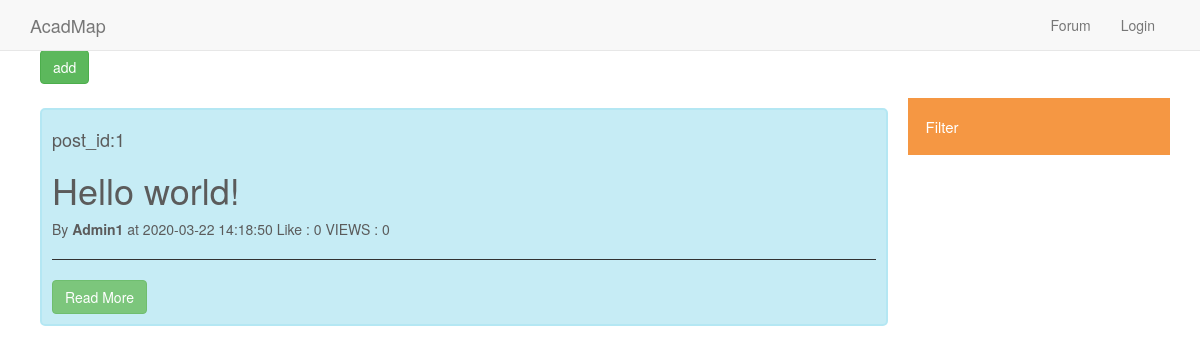
The app's page /forum_related/forum.php, older data.
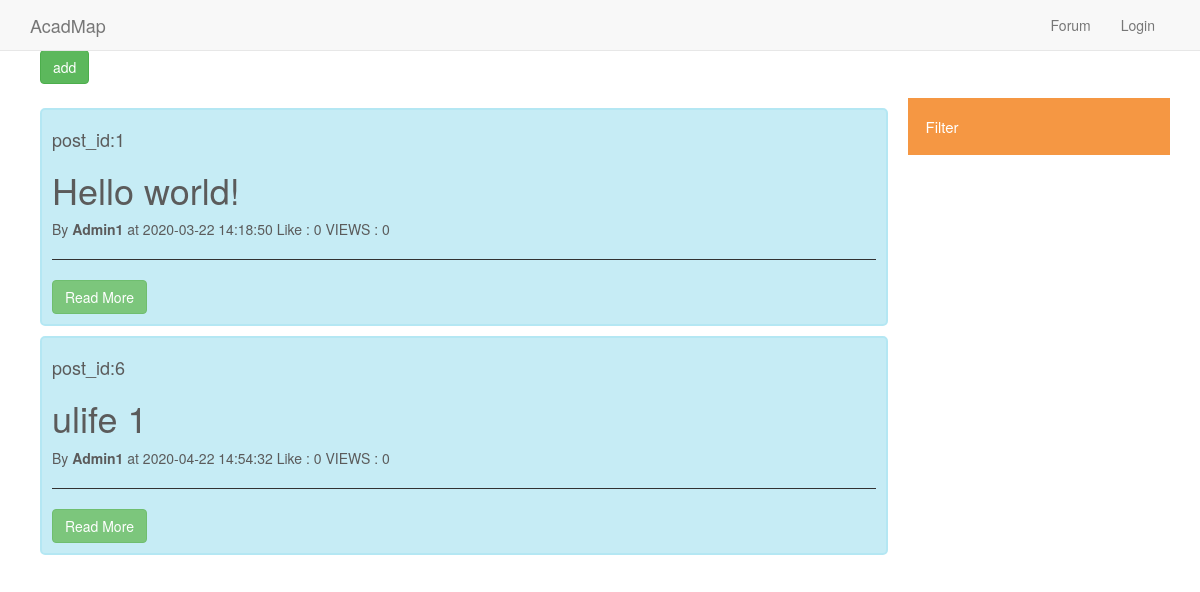
The same page, newer data.
### tables this page shows
CREATE TABLE `forum` (
  `post_id` int(8) UNSIGNED NOT NULL,
  `post_title` varchar(128) NOT NULL,
  `post_date` timestamp NOT NULL DEFAULT current_timestamp(),
  `author_id` int(8) UNSIGNED NOT NULL,
  `author_name` varchar(16) NOT NULL,
  `category` varchar(16) DEFAULT NULL,
  `like_number` int(8) UNSIGNED DEFAULT 0,
  `view_number` int(8) UNSIGNED NOT NULL DEFAULT 0
);

### forum_related/FetchPost.php (the view)
<?php foreach($postinfo as $key => $post){?>
  <div id="post_id" class="containers" onclick="pagetrans()">
    <h4><?php echo "post_id:" . $post["post_id"]; ?></h4>
    <p><h1><?php echo $post["post_title"];?></h1></p>
    <p>By <strong> <?php echo $post["author_name"];?> </strong> at <?php echo $post["post_date"];?> <?php echo "Like : " . $post["like_number"]; echo " VIEWS : " . $post["view_number"];?></p><hr>
    <a href="post.php?post_id=<?= $post['post_id'] ?>" class="btn btn-success">Read More</a>
  </div>
<?php }?>

Row changes from the older to the newer data that the page shows:
added forum: post_id "6", post_title "ulife 1", author_name "Admin1", post_date "2020-04-22 14:54:32", like_number "0", view_number "0"
